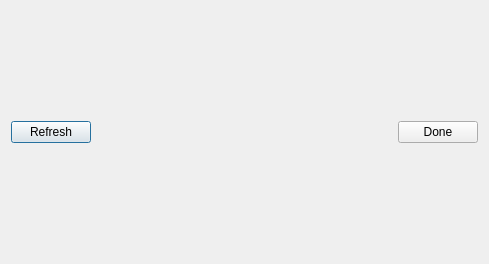
<?xml version="1.0" encoding="UTF-8"?>
<ui version="4.0">
 <class>chartDialog</class>
 <widget class="QDialog" name="chartDialog">
  <property name="geometry">
   <rect>
    <x>0</x>
    <y>0</y>
    <width>489</width>
    <height>264</height>
   </rect>
  </property>
  <property name="windowTitle">
   <string>Dialog</string>
  </property>
  <layout class="QVBoxLayout" name="verticalLayout">
   <item>
    <layout class="QGridLayout" name="gridLayout"/>
   </item>
   <item>
    <layout class="QHBoxLayout" name="horizontalLayout">
     <item>
      <widget class="QPushButton" name="pushButton_refresh">
       <property name="text">
        <string>Refresh</string>
       </property>
      </widget>
     </item>
     <item>
      <spacer name="horizontalSpacer">
       <property name="orientation">
        <enum>Qt::Horizontal</enum>
       </property>
       <property name="sizeHint" stdset="0">
        <size>
         <width>40</width>
         <height>20</height>
        </size>
       </property>
      </spacer>
     </item>
     <item>
      <widget class="QPushButton" name="pushButton_done">
       <property name="text">
        <string>Done</string>
       </property>
      </widget>
     </item>
    </layout>
   </item>
  </layout>
 </widget>
 <resources/>
 <connections/>
</ui>
